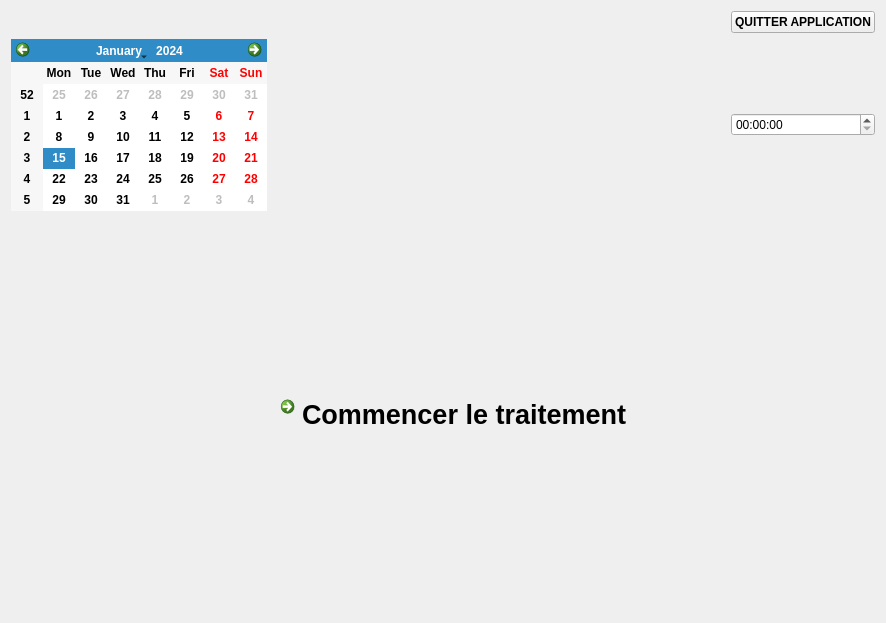
<?xml version="1.0" encoding="UTF-8"?>
<ui version="4.0">
 <class>accueil</class>
 <widget class="QWidget" name="accueil">
  <property name="geometry">
   <rect>
    <x>0</x>
    <y>0</y>
    <width>886</width>
    <height>623</height>
   </rect>
  </property>
  <property name="windowTitle">
   <string>Accueil</string>
  </property>
  <layout class="QGridLayout" name="gridLayout">
   <item row="3" column="1">
    <spacer name="verticalSpacer">
     <property name="orientation">
      <enum>Qt::Vertical</enum>
     </property>
     <property name="sizeHint" stdset="0">
      <size>
       <width>20</width>
       <height>50</height>
      </size>
     </property>
    </spacer>
   </item>
   <item row="1" column="2">
    <spacer name="horizontalSpacer">
     <property name="orientation">
      <enum>Qt::Horizontal</enum>
     </property>
     <property name="sizeHint" stdset="0">
      <size>
       <width>40</width>
       <height>20</height>
      </size>
     </property>
    </spacer>
   </item>
   <item row="4" column="0">
    <spacer name="horizontalSpacer_2">
     <property name="orientation">
      <enum>Qt::Horizontal</enum>
     </property>
     <property name="sizeHint" stdset="0">
      <size>
       <width>40</width>
       <height>20</height>
      </size>
     </property>
    </spacer>
   </item>
   <item row="1" column="0">
    <widget class="QCalendarWidget" name="calendarWidget">
     <property name="font">
      <font>
       <weight>75</weight>
       <bold>true</bold>
      </font>
     </property>
    </widget>
   </item>
   <item row="4" column="1">
    <widget class="QCommandLinkButton" name="link_commencer">
     <property name="font">
      <font>
       <family>Segoe UI</family>
       <pointsize>20</pointsize>
      </font>
     </property>
     <property name="cursor">
      <cursorShape>PointingHandCursor</cursorShape>
     </property>
     <property name="text">
      <string>Commencer le traitement</string>
     </property>
     <property name="iconSize">
      <size>
       <width>30</width>
       <height>30</height>
      </size>
     </property>
    </widget>
   </item>
   <item row="0" column="5">
    <widget class="QPushButton" name="bouton_quit_app">
     <property name="font">
      <font>
       <weight>75</weight>
       <bold>true</bold>
      </font>
     </property>
     <property name="cursor">
      <cursorShape>PointingHandCursor</cursorShape>
     </property>
     <property name="text">
      <string>QUITTER APPLICATION</string>
     </property>
    </widget>
   </item>
   <item row="1" column="5">
    <widget class="QTimeEdit" name="timeEdit"/>
   </item>
   <item row="5" column="1">
    <spacer name="verticalSpacer_2">
     <property name="orientation">
      <enum>Qt::Vertical</enum>
     </property>
     <property name="sizeHint" stdset="0">
      <size>
       <width>20</width>
       <height>40</height>
      </size>
     </property>
    </spacer>
   </item>
  </layout>
 </widget>
 <resources/>
 <connections>
  <connection>
   <sender>link_commencer</sender>
   <signal>clicked()</signal>
   <receiver>accueil</receiver>
   <slot>close()</slot>
   <hints>
    <hint type="sourcelabel">
     <x>453</x>
     <y>585</y>
    </hint>
    <hint type="destinationlabel">
     <x>442</x>
     <y>311</y>
    </hint>
   </hints>
  </connection>
  <connection>
   <sender>bouton_quit_app</sender>
   <signal>clicked()</signal>
   <receiver>accueil</receiver>
   <slot>close()</slot>
   <hints>
    <hint type="sourcelabel">
     <x>809</x>
     <y>20</y>
    </hint>
    <hint type="destinationlabel">
     <x>442</x>
     <y>311</y>
    </hint>
   </hints>
  </connection>
 </connections>
</ui>
